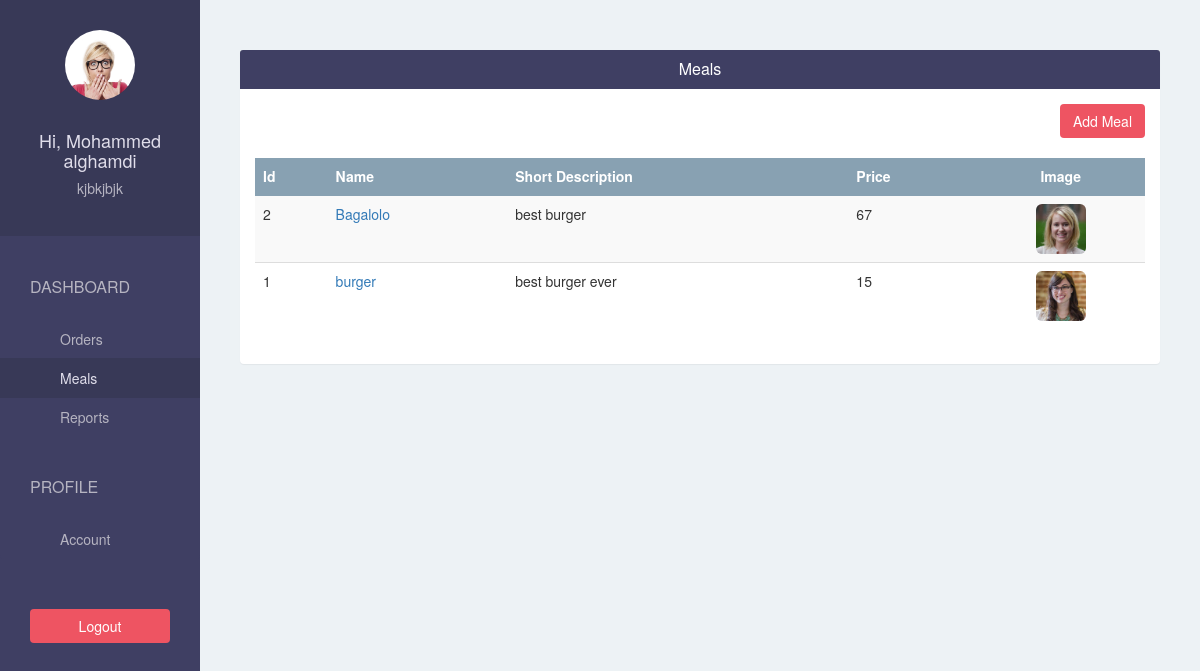
Page /restaurant/meal/ (signed in) on the committed database.
### foodtaskerapp/models.py (models this page shows, shortened)
class Restaurant(models.Model):
    user = models.OneToOneField(User, on_delete=models.CASCADE, related_name='restaurant')
    name = models.CharField(max_length=500)
    phone = models.CharField(max_length=500)
    address = models.CharField(max_length=500)
    logo = models.ImageField(upload_to='restaurant_logo/', blank=False)

class Meal(models.Model):
    restaurant = models.ForeignKey(Restaurant)
    name = models.CharField(max_length=500)
    short_description = models.CharField(max_length=500)
    image = models.ImageField(upload_to='meal_images', blank=False)
    price = models.IntegerField(default=0)

### foodtaskerapp/views.py (the view)
# urls.py: url(r'^restaurant/meal/$', views.restaurant_meal, name='restaurant-meal'),
@login_required(login_url='/restaurant/sign-in/')
def restaurant_meal(request):
    meals = Meal.objects.filter(restaurant=request.user.restaurant).order_by("-id")
    return render(request, 'restaurant/meal.html', {"meals": meals})

### templates/restaurant/meal.html
{% extends 'restaurant/base.html' %}
{% block page %}
    <div class="panel">
        <div class="panel-heading bg-blue">
            <h4 class="panel-title text-center text-white">Meals</h4>
        </div>
        <div class="panel-body">
            <div class="text-right">
                <a href="{% url 'restaurant-add-meal' %}" class="btn btn-pink">Add Meal</a>
                <br/>
                <br/>
            </div>
            <table class="table table-border table-hover table-striped">
                <thead>
                <tr class="bg-gray text-white">
                    <th>Id</th>
                    <th>Name</th>
                    <th>Short Description</th>
                    <th>Price</th>
                    <th class="text-center">Image</th>
                </tr>
                </thead>
                <tbody>
                {% for meal in meals %}
                    <tr>
                        <td scope="row">{{ meal.id }}</td>
                        <td><a href="{% url 'restaurant-edit-meal' meal.id %}">{{ meal.name }}</a></td>
                        <td>{{ meal.short_description }}</td>
                        <td>{{ meal.price }}</td>
                        <td class="text-center"><img class="img-rounded"
                                                     src="{{ MEDIA_URL }}{{ meal.image }}" width="50" height="50"></td>
                    </tr>
                {% endfor %}
                </tbody>
            </table>
        </div>
    </div>
{% endblock %}

### templates/restaurant/base.html (shortened to what this page needs)
{% extends 'base.html' %}
{% block sidebar %}
    {% url 'restaurant-order' as restaurant_order_url %}
    {% url 'restaurant-meal' as restaurant_meal_url %}
    {% url 'restaurant-report' as restaurant_report_url %}
    {% url 'restaurant-account' as restaurant_account_url %}
    <div class="text-center">
        <img class="img-circle" src="{{ MEDIA_URL }}{{ request.user.restaurant.logo }}"
             width="70" height="70"/>
        <br/>
        <br/>
        <h4>Hi, {{ request.user.get_full_name }}</h4>
        <h5>{{ request.user.restaurant.name }}</h5>
    </div>
    <div class="list-group">
        <span class="text-uppercase">Dashboard</span>
        <a href="{% url 'restaurant-order' %}"
           class="list-group-item {% if request.path == restaurant_order_url %} active {% endif %}">
            Orders
        </a>
        <a href="{% url 'restaurant-meal' %}"
           class="list-group-item {% if request.path == restaurant_meal_url %} active {% endif %}">Meals</a>
        <a href="{% url 'restaurant-report' %}"
           class="list-group-item {% if request.path == restaurant_report_url %} active {% endif %}">Reports</a>
        <span class="text-uppercase">Profile</span>
        <a href="{% url 'restaurant-account' %}"
           class="list-group-item {% if request.path == restaurant_account_url %} active {% endif %}">Account</a>
    </div>
    <div class="text-center">
        <a href="{% url 'restaurant-sign-out' %}?next={{ request.path }}"
           class="btn btn-pink">Logout</a>
    </div>
{% endblock %}

### foodtaskerapp/static/css/style.css (style rules this page uses)
body { padding-top: 50px; background-color: #EDF2F5; overflow: auto; }
.bg-blue { background-color: #3F3F63; }
.bg-gray { background-color: #88A1B2; }
.text-white { color: white; }
.btn-pink { color: white; background-color: #EE5462; }
.sidebar > div:first-child { padding: 30px 10px; font-weight: bold; font-size: 15px; background-color: #383957; }
.sidebar > div:first-child > h4 { color: #e0deeb; }
.sidebar > div:first-child > h5 { color: #b6b4c1; }
.sidebar .list-group { padding: 0; background-color: #3F3F63; }
.sidebar .list-group > span { color: #b6b4c1; display: block; margin-top: 20px; padding: 20px 30px; font-size: 16px; font-weight: 300; }
.sidebar .list-group .list-group-item, .sidebar .list-group .list-group-item:focus { background-color: #3F3F63; color: #b6b4c1; border: 0; padding-left: 60px; padding-right: 30px; }
.sidebar .list-group .list-group-item.active, .sidebar .list-group .list-group-item:hover { background-color: #383957; color: #e0deeb; }
.sidebar > div:last-child { padding: 30px; }
.sidebar > div:last-child .btn { width: 100%; }
.content .panel { border: none; }
.table > thead > tr > th, .table > thead > tr > td { vertical-align: middle; }
.table, .table > thead > tr > th { border-color: #88A1B2 }

### rows in the picture
Meal: id "2", name "Bagalolo", short_description "best burger", price "67", image (picture)
Meal: id "1", name "burger", short_description "best burger ever", price "15", image (picture)

### other values in the picture
{{ request.user.get_full_name }} "Mohammed alghamdi"
{{ request.user.restaurant.name }} "kjbkjbjk"
